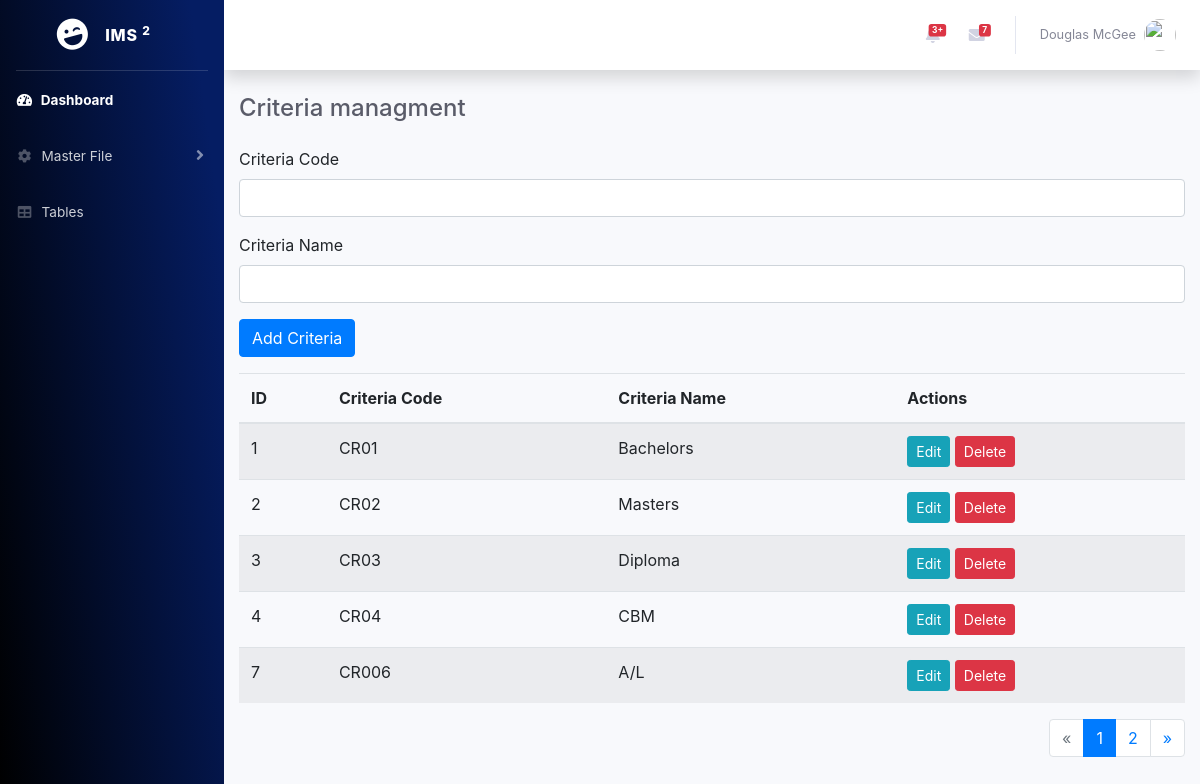
Page /structures.php on the committed database.
### tables this page shows
CREATE TABLE `criterias` (
  `id` int(11) NOT NULL,
  `criteria_code` varchar(100) NOT NULL,
  `criteria_name` varchar(255) NOT NULL,
  `created_at` timestamp NOT NULL DEFAULT current_timestamp()
);

### structures.php (the view, shortened to what this page needs)
<?php
include("database/connection.php");
include("includes/header.php");
$results_per_page = 5;
$page = isset($_GET['page']) ? (int)$_GET['page'] : 1;
$start = ($page - 1) * $results_per_page;
$sql = "SELECT * FROM criterias LIMIT $start, $results_per_page";
$result = $conn->query($sql);
$sql_total = "SELECT COUNT(*) as total FROM criterias";
$result_total = $conn->query($sql_total);
$total_rows = $result_total->fetch_assoc()['total'];
$total_pages = ceil($total_rows / $results_per_page);
?>
<div id="wrapper">
    <?php include("nav.php"); ?>
    <div id="content-wrapper" class="d-flex flex-column">
        <div id="content">
            <?php include("includes/topnav.php"); ?>
            <div class="container-fluid">
                <div class="d-sm-flex align-items-center justify-content-between mb-4">
                    <h4 class="h4 mb-0 text-gray-800">Criteria managment</h4>
                </div>
 <form action="" method="post" class="mb-3">
        <div class="form-group">
            <label for="criteria_code">Criteria Code</label>
            <input type="text" class="form-control" id="criteria_code" name="criteria_code" required>
        </div>
        <div class="form-group">
            <label for="criteria_name">Criteria Name</label>
            <input type="text" class="form-control" id="criteria_name" name="criteria_name" required>
        </div>
        <button type="submit" name="add_criteria" class="btn btn-primary">Add Criteria</button>
    </form>
    <table class="table table-striped">
        <thead>
            <tr>
                <th>ID</th>
                <th>Criteria Code</th>
                <th>Criteria Name</th>
                <th>Actions</th>
            </tr>
        </thead>
        <tbody>
            <?php while ($row = $result->fetch_assoc()): ?>
                <tr>
                    <td><?php echo $row['id']; ?></td>
                    <td><?php echo htmlspecialchars($row['criteria_code']); ?></td>
                    <td><?php echo htmlspecialchars($row['criteria_name']); ?></td>
                    <td>
                        <button class="btn btn-info btn-sm" data-toggle="modal" data-target="#editModal" data-id="<?php echo $row['id']; ?>" data-criteria_code="<?php echo htmlspecialchars($row['criteria_code']); ?>" data-criteria_name="<?php echo htmlspecialchars($row['criteria_name']); ?>">Edit</button>
                        <form action="" method="post" class="d-inline">
                            <button type="submit" name="delete_criteria" class="btn btn-danger btn-sm">Delete</button>
                        </form>
                    </td>
                </tr>
            <?php endwhile; ?>
        </tbody>
    </table>
    <nav aria-label="Page navigation">
        <ul class="pagination justify-content-end">
            <li class="page-item <?php if ($page <= 1) echo 'disabled'; ?>">
                <a class="page-link" href="?page=<?php echo $page - 1; ?>" aria-label="Previous">
                    <span aria-hidden="true">&laquo;</span>
                </a>
            </li>
            <?php for ($i = 1; $i <= $total_pages; $i++): ?>
                <li class="page-item <?php if ($i == $page) echo 'active'; ?>">
                    <a class="page-link" href="?page=<?php echo $i; ?>"><?php echo $i; ?></a>
                </li>
            <?php endfor; ?>
            <li class="page-item <?php if ($page >= $total_pages) echo 'disabled'; ?>">
                <a class="page-link" href="?page=<?php echo $page + 1; ?>" aria-label="Next">
                    <span aria-hidden="true">&raquo;</span>
                </a>
            </li>
        </ul>
    </nav>
            </div>
        </div>
    </div>
</div>
</body>
</html>

### rows in the picture
criterias: id "1", criteria_code "CR01", criteria_name "Bachelors"
criterias: id "2", criteria_code "CR02", criteria_name "Masters"
criterias: id "3", criteria_code "CR03", criteria_name "Diploma"
criterias: id "4", criteria_code "CR04", criteria_name "CBM"
criterias: id "7", criteria_code "CR006", criteria_name "A/L"
